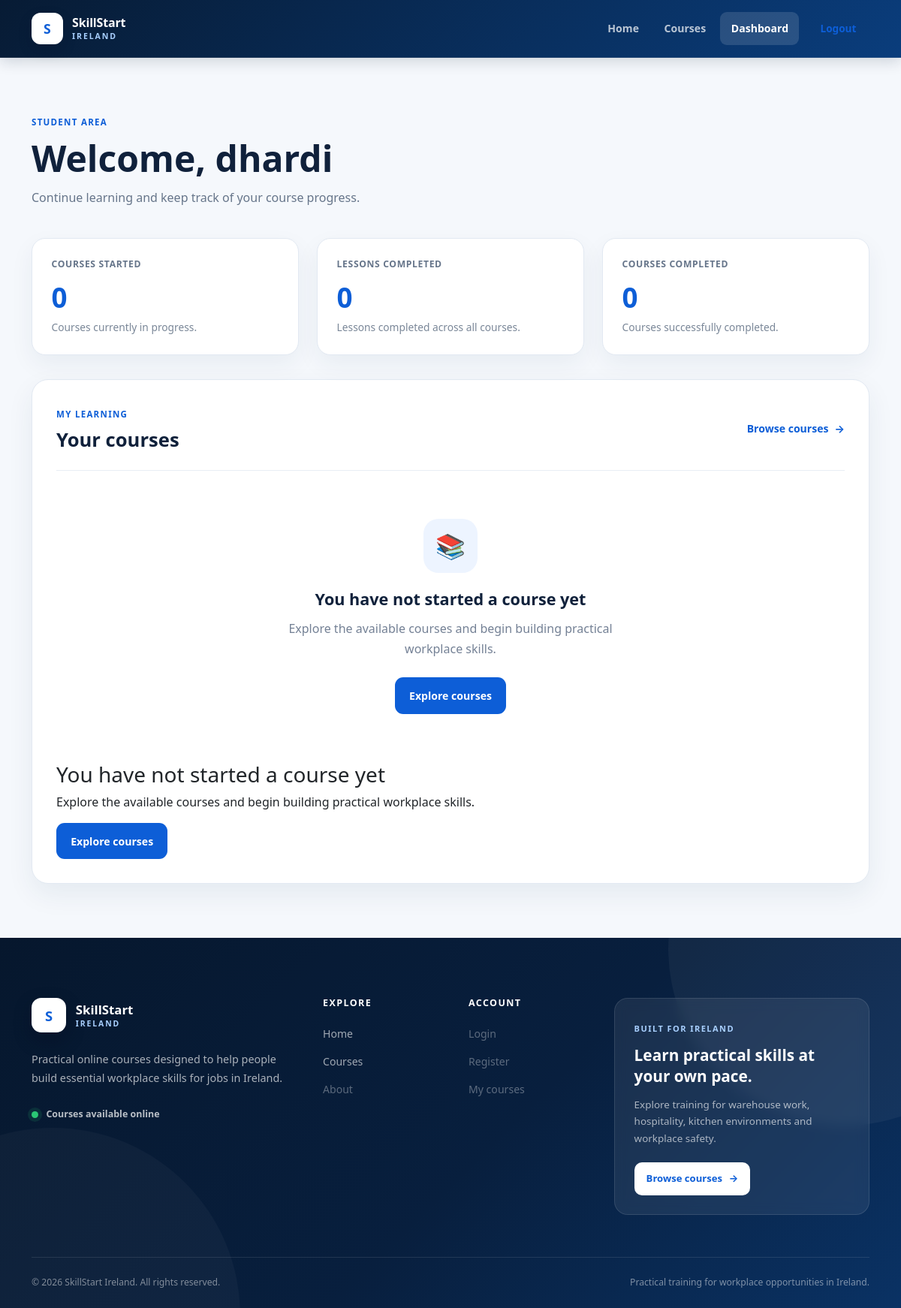
The app's page /accounts/dashboard/ (signed in), older data.
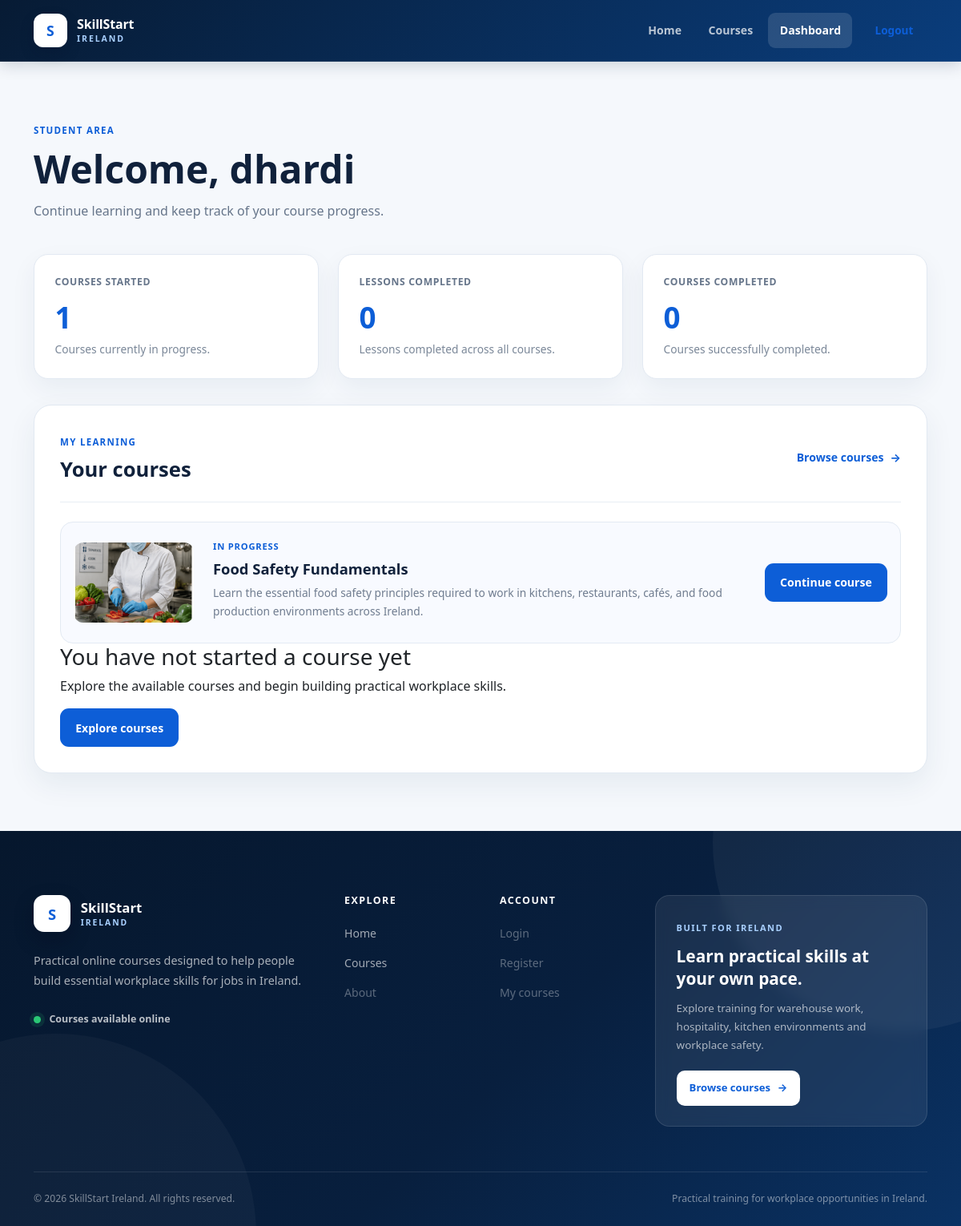
The same page, newer data.
### accounts/models.py (models this page shows, shortened)
class Enrollment(models.Model):
    user = models.ForeignKey(
        settings.AUTH_USER_MODEL,
        on_delete=models.CASCADE,
        related_name="enrollments",
    )
    course = models.ForeignKey(
        Course,
        on_delete=models.CASCADE,
        related_name="enrollments",
    )
    started_at = models.DateTimeField(
        auto_now_add=True,
    )
    completed_at = models.DateTimeField(
        blank=True,
        null=True,
    )
    is_completed = models.BooleanField(
        default=False,
    )
    class Meta:
        ordering = ["-started_at"]
        constraints = [
            models.UniqueConstraint(
                fields=["user", "course"],
                name="unique_user_course_enrollment",
            ),
        ]

### courses/models.py (models this page shows, shortened)
class Course(models.Model):
    category = models.ForeignKey(
        Category,
        on_delete=models.CASCADE,
        related_name="courses",
    )
    title = models.CharField(max_length=150)
    description = models.TextField()
    slug = models.SlugField(max_length=170, unique=True)
    image = models.ImageField(
        upload_to="courses/",
        blank=True,
        null=True,
    )
    is_published = models.BooleanField(default=False)
    created_at = models.DateTimeField(auto_now_add=True)

### accounts/views.py (the view)
@login_required
def dashboard(request):
    enrollments = (
        Enrollment.objects
        .filter(user=request.user)
        .select_related("course")
    )
    courses_started = enrollments.filter(
        is_completed=False,
    ).count()
    courses_completed = enrollments.filter(
        is_completed=True,
    ).count()
    context = {
        "enrollments": enrollments,
        "courses_started": courses_started,
        "courses_completed": courses_completed,
        "lessons_completed": 0,
    }
    return render(
        request,
        "accounts/dashboard.html",
        context,
    )

### accounts/templates/accounts/dashboard.html (shortened to what the changed rows need)
{% extends "base.html" %}
{% block content %}
<section class="dashboard-section">
    <div class="container">
        <div class="dashboard-header">
            <div>
                <h1>
                    Welcome, {{ request.user.username }}
                </h1>
            </div>
        </div>
        <div class="row g-4 dashboard-statistics">
            <div class="col-12 col-md-4">
                <div class="dashboard-stat-card">
                    <span class="dashboard-stat-label">
                        Courses started
                    </span>
                    <strong>
                        {{ courses_started }}
                    </strong>
                    <p>
                        Courses currently in progress.
                    </p>
                </div>
            </div>
        </div>
        <div class="dashboard-content-card">
            <div class="dashboard-content-header">
                <div>
                    <h2>
                        Your courses
                    </h2>
                </div>
            </div>
            {% if enrollments %}
    <div class="dashboard-course-list">
        {% for enrollment in enrollments %}
            <article class="dashboard-course-item">
                <div class="dashboard-course-image">
                    {% if enrollment.course.image %}
                        <img
                            src="{{ enrollment.course.image.url }}"
                            alt="{{ enrollment.course.title }}"
                        >
                    {% else %}
                        <div class="dashboard-course-placeholder">
                            📘
                        </div>
                    {% endif %}
                </div>
                <div class="dashboard-course-content">
                    <span class="dashboard-course-status">
                        {% if enrollment.is_completed %}
                            Completed
                        {% else %}
                            In progress
                        {% endif %}
                    </span>
                    <h3>
                        {{ enrollment.course.title }}
                    </h3>
                    <p>
                        {{ enrollment.course.description|truncatewords:20 }}
                    </p>
                </div>
                <div class="dashboard-course-action">
                    <a
                        href="{% url 'courses:course_detail' enrollment.course.slug %}"
                        class="dashboard-primary-button"
                    >
                        {% if enrollment.is_completed %}
                            Review course
                        {% else %}
                            Continue course
                        {% endif %}
                    </a>
                </div>
            </article>
        {% endfor %}
    </div>
{% else %}
    <div class="dashboard-empty-state">
        <div class="dashboard-empty-icon">
            📚
        </div>
        <h3>
            You have not started a course yet
        </h3>
        <p>
            Explore the available courses and begin building
            practical workplace skills.
        </p>
        <a
            href="{% url 'courses:course_list' %}"
            class="dashboard-primary-button"
        >
            Explore courses
        </a>
    </div>
{% endif %}
            </div>
        </div>
</section>
{% endblock %}

Row changes from the older to the newer data that the page shows:
added Enrollment: course.image (picture), is_completed "IN PROGRESS", course "Food Safety Fundamentals", course.description "Learn the essential food safety principles required to work in kitchens, restaurants, cafés, and food production environments across Ireland."
Text that changed along with them:
{{ courses_started }}: "0" → "1"
text no longer shown: "📚 You have not started a course yet Explore the available courses and begin building practical workplace skills. Explore courses"
